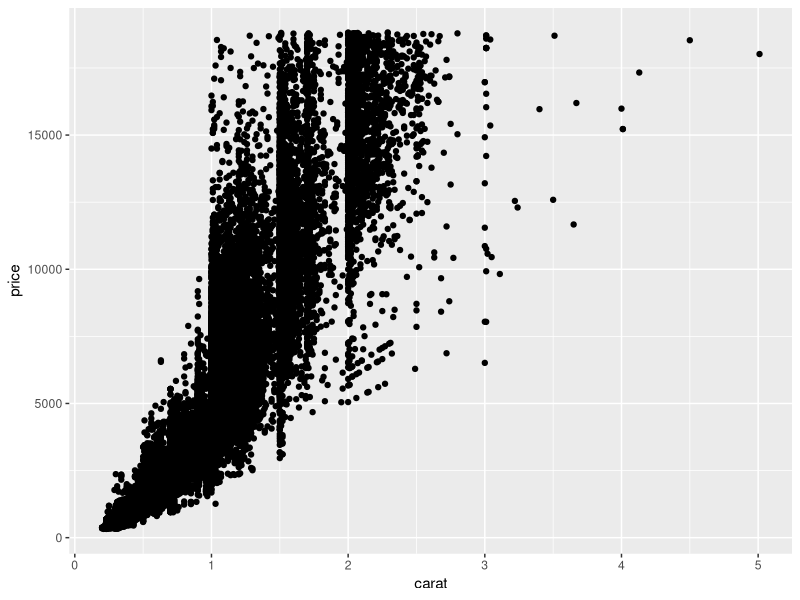
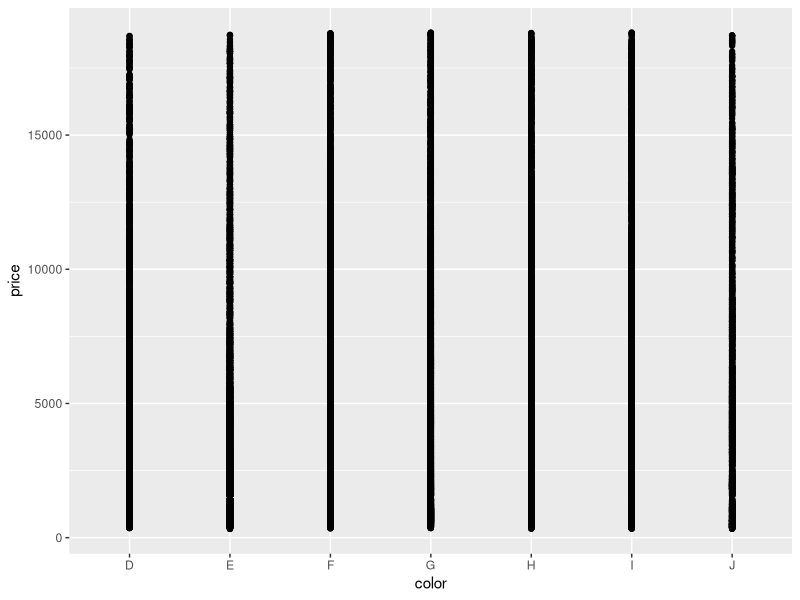
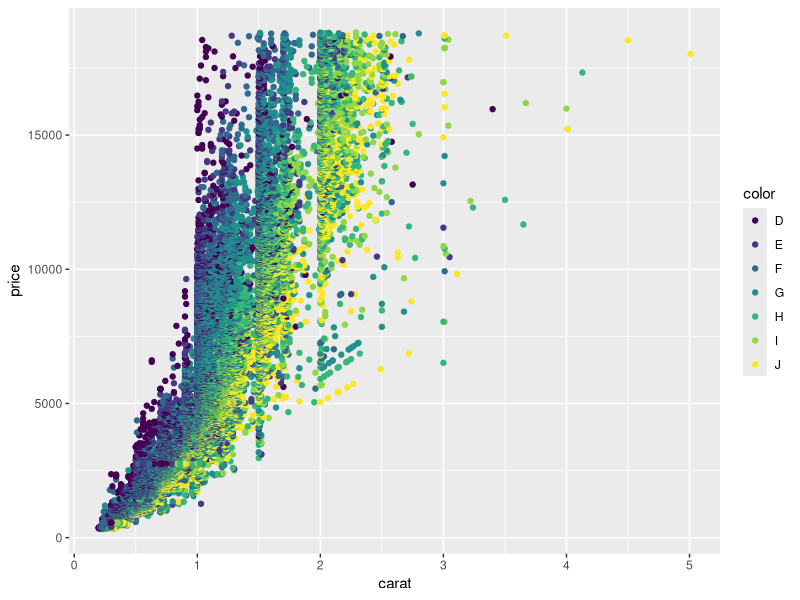
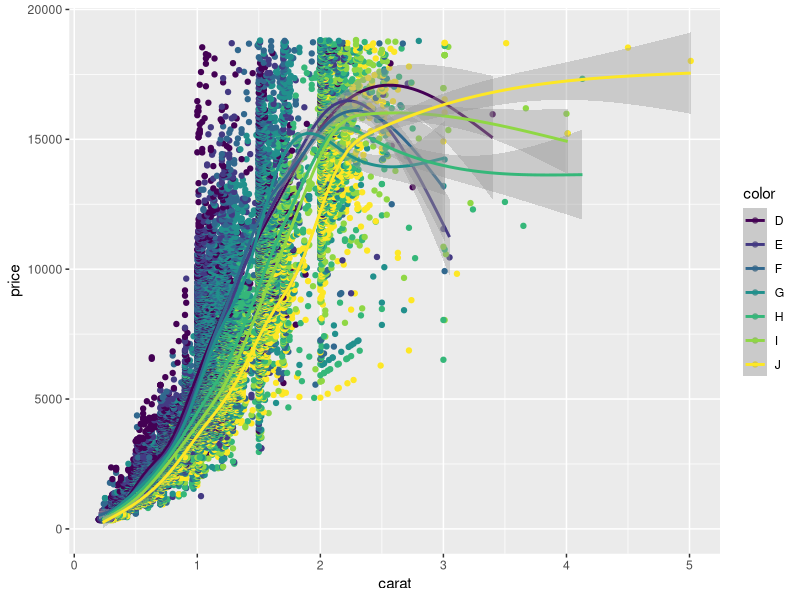
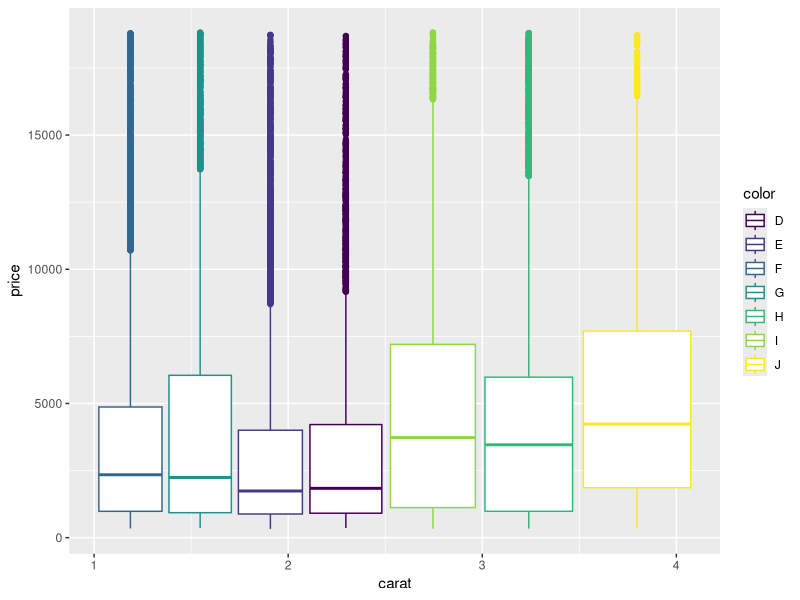

Reproduce these figures in R, in order.
## ---- chunk 1
library(tidyverse)

ggplot(data=diamonds,aes(x=carat,y=price))+
 geom_point()


## ---- chunk 2

library(tidyverse)
ggplot(data=diamonds,aes(x=color,y=price))+
 geom_point()


## ---- chunk 3
library(tidyverse)
ggplot(data=diamonds,aes(x=carat,y=price,color=color))+
 geom_point()
  


## ---- chunk 4

library(tidyverse)
dsample<-diamonds[sample(nrow(diamonds), 100),]
ggplot(data=diamonds,aes(x=carat,y=price,color=color))+
 geom_point()+
  geom_smooth()
## ---- chunk 5
library(tidyverse)
dsample<-diamonds[sample(nrow(diamonds), 100),]
ggplot(data=diamonds,aes(x=carat,y=price,color=color))+
 geom_boxplot()
